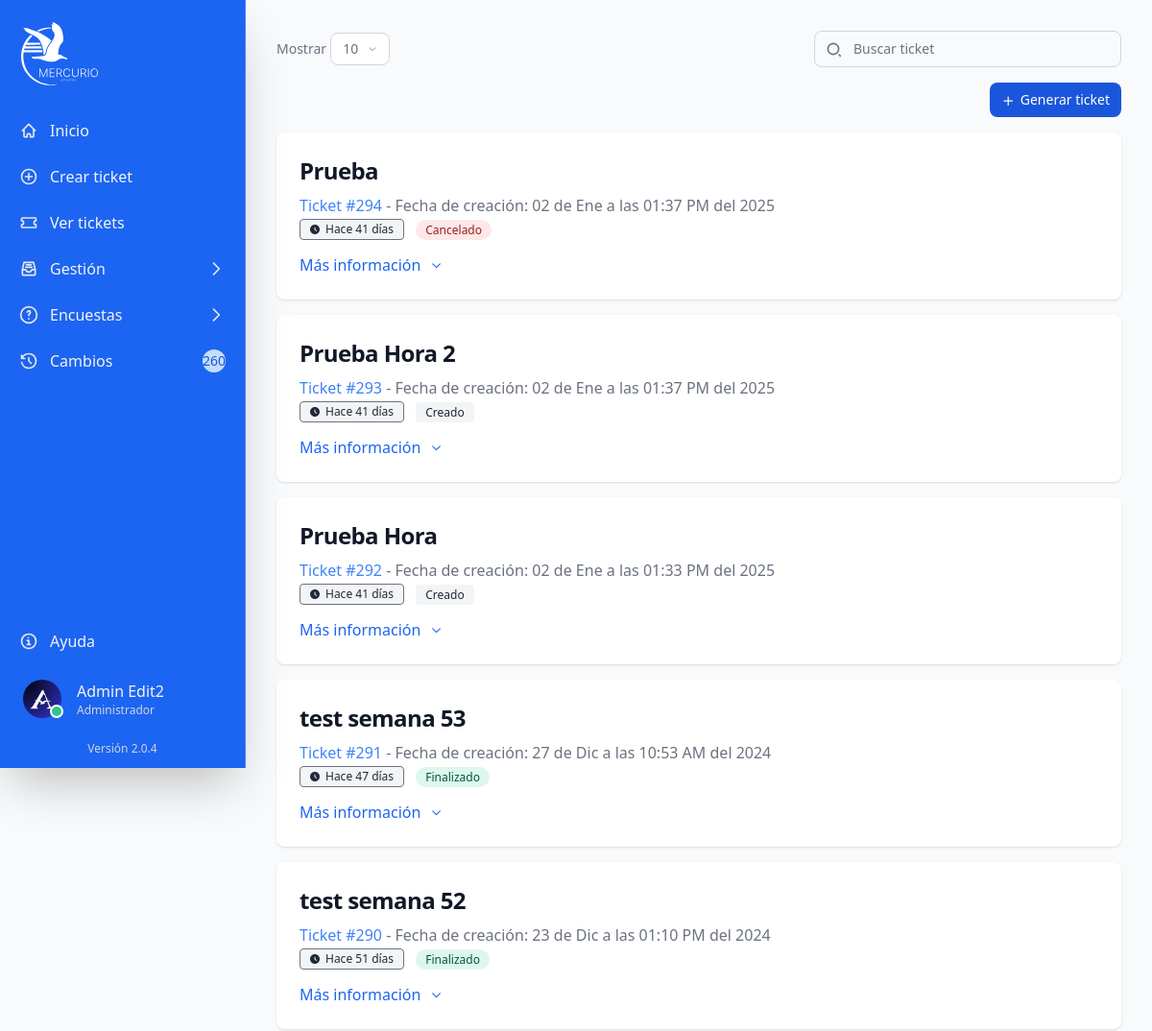
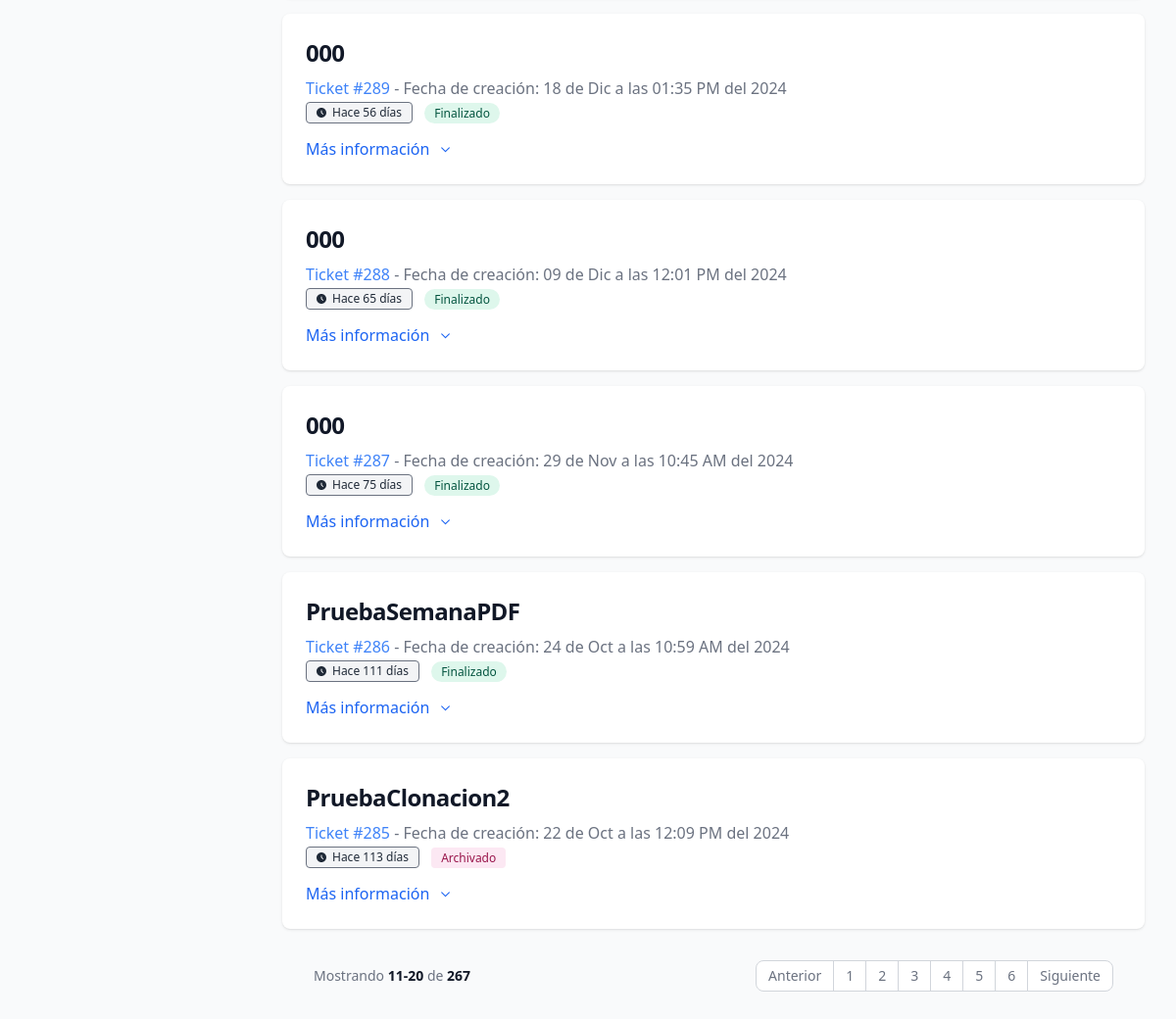
The app's page /src/web/tickets?page=2 (signed in) with its own data (2 pictures, top to bottom).
### tables this page shows
CREATE TABLE IF NOT EXISTS `tbticket` (
  `idTicket` int NOT NULL AUTO_INCREMENT,
  `fhticket` datetime DEFAULT NULL,
  `nombre` varchar(250) DEFAULT NULL,
  `numTrabajador` int DEFAULT NULL,
  `numCliente` varchar(5) DEFAULT NULL,
  `dispositivo` varchar(50) DEFAULT NULL,
  `imeiCliente` varchar(50) DEFAULT NULL,
  `iccidSIM` varchar(50) DEFAULT NULL,
  `fhRevision` datetime DEFAULT NULL,
  `numContacto` varchar(50) DEFAULT NULL,
  `nomContacto` varchar(100) DEFAULT NULL,
  `placasContacto` varchar(10) DEFAULT NULL,
  `marcaContacto` varchar(20) DEFAULT NULL,
  `prioridad` varchar(250) DEFAULT NULL,
  `asunto` varchar(200) DEFAULT NULL,
  `descripcion` mediumtext,
  `estado` varchar(250) DEFAULT NULL,
  `domicilio` varchar(150) DEFAULT NULL,
  `ciudad` varchar(30) DEFAULT NULL,
  `domestado` varchar(30) DEFAULT NULL,
  `codpostal` int DEFAULT NULL,
  `domdescripcion` varchar(250) DEFAULT NULL,
  `servicio` varchar(20) DEFAULT NULL,
  `asignado` varchar(250) DEFAULT NULL,
  `st_estado` tinyint(1) NOT NULL,
  `evidencia` varchar(255) DEFAULT NULL,
  `evidenciaArribo` varchar(250) DEFAULT NULL,
  `evidenciaInicio` varchar(250) DEFAULT NULL,
  `evidenciaRealizacion` varchar(250) DEFAULT NULL,
  `evidenciaFinalizacion` varchar(250) DEFAULT NULL,
  `evidenciaAudio` varchar(250) DEFAULT NULL,
  `txt_contestacion` varchar(500) DEFAULT NULL,
  `fhContestacion` datetime DEFAULT NULL,
  `fhAsignado` datetime DEFAULT NULL,
  `fhArribo` datetime DEFAULT NULL,
  `fhInicio` datetime DEFAULT NULL,
  `fhRealizacion` datetime DEFAULT NULL,
  `fhFinalizacion` datetime DEFAULT NULL,
  `fhCongelado` datetime DEFAULT NULL,
  `fhCancelado` datetime DEFAULT NULL,
  `fhProgramada` datetime DEFAULT NULL,
  `fhEliminacion` datetime DEFAULT NULL,
  `motivo_eliminacion` varchar(250) DEFAULT NULL,
  `eliminadopor` varchar(150) DEFAULT NULL,
  `correo` varchar(250) DEFAULT NULL,
  `token` varchar(255) DEFAULT NULL,
  PRIMARY KEY (`idTicket`)
);

### src/web/tickets.php (the view, shortened to what this page needs)
<?php
include '../configuration/conn-session.php';
?>
<!DOCTYPE html>
<html lang="es">
<head>
    <link rel="stylesheet" href="../output.css">
    <link rel="stylesheet" href="./loading.css">
</head>
<body class="bg-gray-50 dark:bg-gray-700">
    <?php include '../components/sidebar.php'; ?>
    <?php
    function traducirFecha($fhticket)
    {
        $dia = date('d', strtotime($fhticket));
        $mes = date('m', strtotime($fhticket));
        $hora = date('h:i', strtotime($fhticket));
        $am_pm = strtoupper(date('a', strtotime($fhticket)));
        $meses = array(
            '01' => 'Ene',
            '02' => 'Feb',
            '03' => 'Mar',
            '04' => 'Abr',
            '05' => 'May',
            '06' => 'Jun',
            '07' => 'Jul',
            '08' => 'Ago',
            '09' => 'Sep',
            '10' => 'Oct',
            '11' => 'Nov',
            '12' => 'Dic'
        );
        return $dia . ' de ' . $meses[$mes] . ' a las ' . $hora . ' ' . $am_pm . ' del ' . date('Y', strtotime($fhticket));
    }
    ?>
    <div class="p-4 mt-16 sm:mt-0 lg:mb-4 sm:ml-64">
        <div class="p-4">
            <div class="grid grid-cols-1 gap-4 mb-4">
                <div>
                    <div
                        class="flex items-center justify-between flex-column flex-wrap md:flex-row space-y-4 md:space-y-0 pb-4">
                        <div>
                            <span class="text-sm text-gray-500 dark:text-gray-400">Mostrar</span>
                            <button type="button" id="dropdownShowButton" data-dropdown-toggle="dropdownShow"
                                class="inline-flex items-center text-gray-500 bg-white border border-gray-300 focus:outline-none hover:bg-gray-100 focus:ring-4 focus:ring-gray-100 font-medium rounded-lg text-sm px-3 py-1.5 dark:bg-gray-800 dark:text-gray-400 dar:border-gray-600 dark:hover:bg-gray-700 dark:hover:border-gray-600 dark:focus:ring-gray-700">
                                10
                                <svg class="w-2.5 h-2.5 ms-2.5" aria-hidden="true" xmlns="http://www.w3.org/2000/svg"
                                    fill="none" viewBox="0 0 24 24">
                                    <path stroke="currentColor" stroke-linecap="round" stroke-linejoin="round"
                                        stroke-width="2" d="m19 9-7 7-7-7" />
                                </svg>
                            </button>
                        </div>
                        <div class="relative">
                            <div
                                class="absolute inset-y-0 rtl:inset-r-0 start-0 flex items-center ps-3 pointer-events-none">
                            </div>
                            <input type="text" id="table-search-tickets"
                                class="block p-2 ps-10 text-sm text-gray-900 border border-gray-300 rounded-lg w-80 bg-gray-50 focus:ring-blue-500 focus:border-blue-500 dark:bg-gray-800 dark:border-gray-600 dark:placeholder-gray-400 dark:text-white dark:focus:ring-blue-500 dark:focus:border-blue-500"
                                placeholder="Buscar ticket">
                        </div>
                    </div>
                    <div class="flex justify-end">
                        <?php if ($_SESSION['tipo'] != 'tecnico'): ?>
                            <button type="button" onclick="window.location.href = 'nuevo'"
                                class="inset-y-0 right-0 px-3 py-2 text-sm font-medium text-center inline-flex items-center text-white bg-blue-700 rounded-lg hover:bg-blue-800 focus:ring-4 focus:outline-none focus:ring-blue-300 dark:bg-blue-600 dark:hover:bg-blue-700 dark:focus:ring-blue-800">
                                <svg class="w-3 h-3 text-white me-2" aria-hidden="true" xmlns="http://www.w3.org/2000/svg"
                                    fill="none" viewBox="0 0 20 20">
                                    <path stroke="currentColor" stroke-linecap="round" stroke-linejoin="round"
                                        stroke-width="2" d="M5 12h14m-7 7V5" />
                                </svg>
                                Generar ticket
                            </button>
                        <?php endif; ?>
                    </div>
                </div>
                <?php
                $userId = $_SESSION['userId'];
                $tipo = $_SESSION['tipo'];
                if ($tipo == 'tecnico') {
                    $stmt = $conn->prepare('SELECT COUNT(*) FROM tbticket WHERE asignado = ?');
                    $row = $stmt->bind_param('i', $userId);
                    $stmt->execute();
                    $row = $stmt->get_result()->fetch_row();
                } else {
                    $stmt = $conn->query('SELECT COUNT(*) FROM tbticket');
                    $row = $stmt->fetch_row();
                }
                $totalRegistros = $row[0];
                $registrosPorPagina = 10;
                $totalPaginas = ceil($totalRegistros / $registrosPorPagina);
                $paginaActual = isset($_GET['page']) ? $_GET['page'] : 1;
                $offset = ($paginaActual - 1) * $registrosPorPagina;
                if ($tipo == 'tecnico') {
                    $sql = "SELECT * FROM tbticket WHERE asignado = ? ORDER BY fhticket DESC LIMIT $registrosPorPagina OFFSET $offset";
                    $stmt = $conn->prepare($sql);
                    $stmt->bind_param('i', $userId);
                    $stmt->execute();
                    $resultado = $stmt->get_result();
                } else {
                    $sql = "SELECT * FROM tbticket ORDER BY fhticket DESC LIMIT $registrosPorPagina OFFSET $offset";
                    $resultado = $conn->query($sql);
                }
                $i = 0;
                while ($fila = $resultado->fetch_assoc()): ?>
                    <div
                        class="ticket-card max-w-full p-6 bg-white border-gray-200 rounded-lg shadow dark:bg-gray-800 dark:border-gray-700">
                        <a href="detalles?id=<?php echo $fila['idTicket']; ?>">
                            <h5 class="mb-2 text-2xl font-semibold tracking-tight text-gray-900 dark:text-white">
                                <?php echo $fila['asunto']; ?>
                            </h5>
                        </a>
                        <span class="mb-3 font-normal text-blue-500 dark:text-blue-400">Ticket
                            #<?php echo $fila['idTicket']; ?></span>
                        <span class="mb-3 font-normal text-gray-500 dark:text-gray-400"> - Fecha de creación:
                            <?php echo traducirFecha($fila['fhticket']) ?> </span><br>
                        <span
                            class="bg-gray-100 text-gray-800 text-xs font-medium inline-flex items-center px-2.5 py-0.5 rounded me-2 dark:bg-gray-700 dark:text-gray-400 border border-gray-500">
                            Hace
                            <?php
                            $fecha = new DateTime($fila['fhticket']);
                            $hoy = new DateTime();
                            $diferencia = $hoy->diff($fecha);
                            echo $diferencia->days . ' días';
                            ?>
                        </span>
                        <?php if ($fila['estado'] == 0): ?>
                            <span
                                class="bg-pink-100 text-pink-800 text-xs font-medium me-2 px-2.5 py-0.5 rounded dark:bg-pink-900 dark:text-pink-300">Archivado</span>
                        <?php elseif ($fila['estado'] == 1): ?>
                            <span
                                class="bg-gray-100 text-gray-800 text-xs font-medium me-2 px-2.5 py-0.5 rounded dark:bg-gray-700 dark:text-gray-300">Creado</span>
                        <?php elseif ($fila['estado'] == 2): ?>
                            <span
                                class="bg-gray-300 text-gray-900 text-xs font-medium me-2 px-2.5 py-0.5 rounded-full dark:bg-gray-500 dark:text-gray-300">Asignado</span>
                        <?php elseif ($fila['estado'] == 3): ?>
                            <span
                                class="bg-orange-200 text-orange-800 text-xs font-medium me-2 px-2.5 py-0.5 rounded-full dark:bg-orange-700 dark:text-orange-300">Arribo</span>
                        <?php elseif ($fila['estado'] == 4): ?>
                            <span
                                class="bg-blue-100 text-blue-800 text-xs font-medium me-2 px-2.5 py-0.5 rounded-full dark:bg-blue-900 dark:text-blue-300">Inicio</span>
                        <?php elseif ($fila['estado'] == 5): ?>
                            <span
                                class="bg-cyan-200 text-cyan-600 text-xs font-medium me-2 px-2.5 py-0.5 rounded-full dark:bg-cyan-800 dark:text-cyan-300">Realización</span>
                        <?php elseif ($fila['estado'] == 6): ?>
                            <span
                                class="bg-green-100 text-green-800 text-xs font-medium me-2 px-2.5 py-0.5 rounded-full dark:bg-green-900 dark:text-green-300">Finalizado</span>
                        <?php elseif ($fila['estado'] == 7): ?>
                            <span
                                class="bg-indigo-100 text-indigo-800 text-xs font-medium me-2 px-2.5 py-0.5 rounded-full dark:bg-indigo-900 dark:text-indigo-300">Programado</span>
                        <?php elseif ($fila['estado'] == 8): ?>
                            <span
                                class="bg-blue-500 text-gray-100 text-xs font-medium me-2 px-2.5 py-0.5 rounded-full dark:bg-blue-700 dark:text-blue-300">Congelado</span>
                        <?php elseif ($fila['estado'] == 9): ?>
                            <span
                                class="bg-red-100 text-red-800 text-xs font-medium me-2 px-2.5 py-0.5 rounded-full dark:bg-red-900 dark:text-red-300">Cancelado</span>
                        <?php endif; ?>
                        <div id="ticket-description" data-accordion="close">
                            <button href="#" class="inline-flex font-normal items-center mt-3.5"
                                data-accordion-target="description-body-<?php echo $i; ?>" aria-expanded="false"
                                aria-labelledby="description-heading-<?php echo $i; ?>">
                                <span class="text-blue-600 hover:underline">Más información</span>
                                <svg class="w-3 h-3 ms-2.5 text-blue-600" aria-hidden="true"
                                    xmlns="http://www.w3.org/2000/svg" fill="none" viewBox="0 0 22 22">
                                    <path stroke="currentColor" stroke-linecap="round" stroke-linejoin="round"
                                        stroke-width="2" d="m19 9-7 7-7-7" />
                                </svg>
                            </button>
                        </div>
                    </div>
                    <?php
                    $i++;
                endwhile; ?>
                <nav class="flex items-center flex-column flex-wrap md:flex-row justify-between pt-4 p-8"
                    aria-label="Navegación">
                    <span
                        class="text-sm font-normal text-gray-500 dark:text-gray-400 mb-4 md:mb-0 block w-full md:inline md:w-auto">Mostrando
                        <span
                            class="font-semibold text-gray-900 dark:text-white"><?php echo $offset + 1; ?>-<?php echo min($offset + $registrosPorPagina, $totalRegistros); ?></span>
                        de <span
                            class="font-semibold text-gray-900 dark:text-white"><?php echo $totalRegistros; ?></span></span>
                    <ul class="inline-flex -space-x-px rtl:space-x-reverse text-sm h-8">
                        <?php
                        $rango = 6;
                        $inicio = max($paginaActual - floor($rango / 2), 1);
                        $fin = min($inicio + $rango - 1, $totalPaginas);
                        if ($paginaActual > 1): ?>
                            <li>
                                <a href="tickets?page=<?php echo $paginaActual - 1; ?>"
                                    class="flex items-center justify-center px-3 h-8 leading-tight text-gray-500 bg-white border border-gray-300 rounded-s-lg hover:bg-gray-100 hover:text-gray-700 dark:bg-gray-600 dark:border-gray-700 dark:text-gray-400 dark:hover:bg-gray-600 dark:hover:text-white">Anterior</a>
                            </li>
                        <?php endif; ?>
                        <?php for ($i = $inicio; $i <= $fin; $i++): ?>
                            <li>
                                <a href="tickets?page=<?php echo $i; ?>" class="flex items-center justify-center px-3 h-8 leading-tight text-gray-500 bg-white border border-gray-300 hover:bg-gray-100 hover:text-gray-700 dark:bg-gray-800 dark:border-gray-700 dark:text-gray-400 dark:hover:bg-gray-700 dark:hover:text-white <?php if ($i == $paginaActual)
                                       echo 'bg-blue-50 text-blue-500'; ?>"><?php echo $i; ?></a>
                            </li>
                        <?php endfor; ?>
                        <?php if ($paginaActual < $totalPaginas): ?>
                            <li>
                                <a href="tickets?page=<?php echo $paginaActual + 1; ?>"
                                    class="flex items-center justify-center px-3 h-8 leading-tight text-gray-500 bg-white border border-gray-300 rounded-e-lg hover:bg-gray-100 hover:text-gray-700 dark:bg-gray-700 dark:border-gray-800 dark:text-gray-400 dark:hover:bg-gray-600 dark:hover:text-white">Siguiente</a>
                            </li>
                        <?php endif; ?>
                    </ul>
                </nav>
            </div>
        </div>
    </div>
</body>
</html>

### src/web/loading.css (style rules this page uses)
body.fade-out { animation: fadeOutBackground 1s forwards; }

### records on screen
tbticket: asunto "Prueba", idTicket "294", fhticket "02 de Ene a las 01:37 PM del 2025", fhticket "41", estado "Cancelado"
tbticket: asunto "Prueba Hora 2", idTicket "293", fhticket "02 de Ene a las 01:37 PM del 2025", fhticket "41", estado "Creado"
tbticket: asunto "Prueba Hora", idTicket "292", fhticket "02 de Ene a las 01:33 PM del 2025", fhticket "41", estado "Creado"
tbticket: asunto "test semana 53", idTicket "291", fhticket "27 de Dic a las 10:53 AM del 2024", fhticket "47", estado "Finalizado"
tbticket: asunto "test semana 52", idTicket "290", fhticket "23 de Dic a las 01:10 PM del 2024", fhticket "51", estado "Finalizado"
tbticket: asunto "000", idTicket "289", fhticket "18 de Dic a las 01:35 PM del 2024", fhticket "56", estado "Finalizado"
tbticket: asunto "000", idTicket "288", fhticket "09 de Dic a las 12:01 PM del 2024", fhticket "65", estado "Finalizado"
tbticket: asunto "000", idTicket "287", fhticket "29 de Nov a las 10:45 AM del 2024", fhticket "75", estado "Finalizado"
tbticket: asunto "PruebaSemanaPDF", idTicket "286", fhticket "24 de Oct a las 10:59 AM del 2024", fhticket "111", estado "Finalizado"
tbticket: asunto "PruebaClonacion2", idTicket "285", fhticket "22 de Oct a las 12:09 PM del 2024", fhticket "113", estado "Archivado"

### other values on screen
$totalTickets "260"
$_SESSION['nombre'] "Admin"
$_SESSION['apellido'] "Edit2"
$offset + 1 "11"
min($offset + $registrosPorPagina, $totalRegistros) "20"
$totalRegistros "267"
